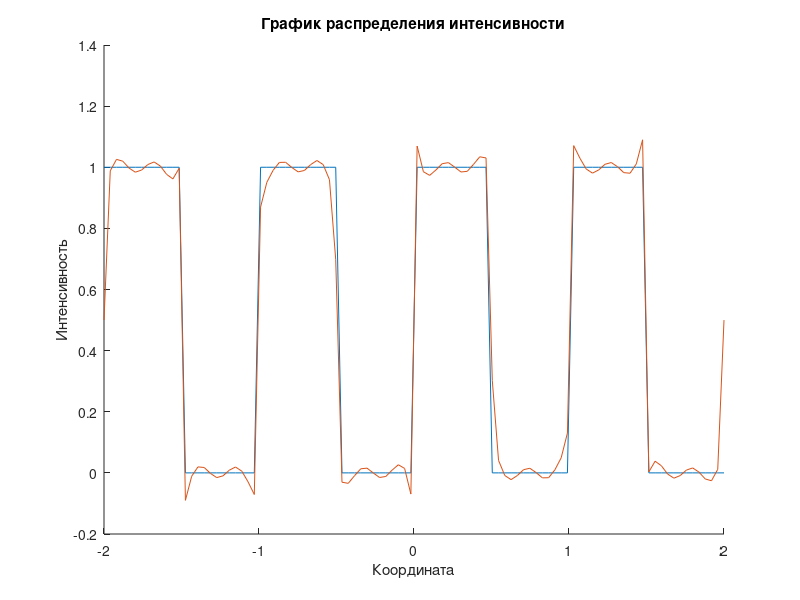
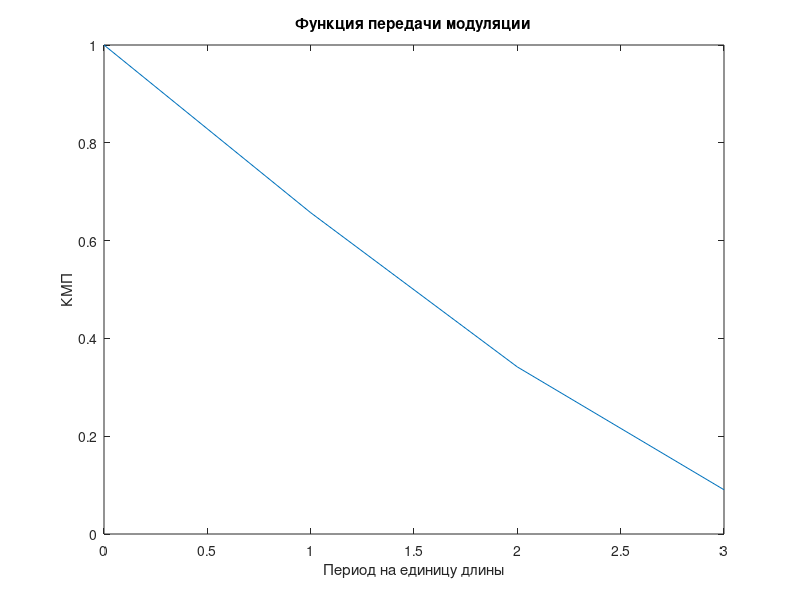

MATLAB code for these plots, in order:
clf;
clc;
clear;
lambda = 0.24;
A = 0.44;
P = 1.0;
W = 0.5;
n = 100;
k = 20;
X = linspace(-2*P,2*P);
a0 = 0.5;
b1 = integral(@(x) 2/P*sin(2*pi*x/P), 0, P/2);
% 
f = cell(k,1);
f{1,1} = @(x) (a0 + b1.*sin(2*pi*x/P));

for i = 2:k
    bi = integral(@(x) 2/P*sin(2*pi*i*x/P), 0, P/2);
    if (bi ~= 0)
      f{i,1} = @(x) (bi*sin(2*pi*i*x/P));
    else
        continue;
    end
    
end
figure(1);
hold on
Y = sin(X*2*pi/P);
Y(find(Y >= 0)) = 1; 
Y(find(Y < 0)) = 0;
fsum = @(x)0;
for i = 1:k
    clf;
    hold on;
    Y = sin(X*2*pi/P);
    Y(find(Y >= 0)) = 1; 
    Y(find(Y < 0)) = 0;
    plot(X,Y);
    fsum = @(x) fsum(x) + f{i}(x);
    plot (X,fsum(X));
    pause(0.5);
end
title('График распределения интенсивности');
xlabel('Координата');
ylabel('Интенсивность');
nlim = floor(2*A/lambda);
counter = 0;
while (counter*lambda / (2 * A) <= 1)
    R = counter*lambda / (2 * A);   
    counter = counter + 1;
end
stepper = 0:(counter - 1);
R = stepper*lambda / (2 * A); 
T = 2 / pi * (acos(R) - R.*sqrt(1-R.^2));
figure(2);
plot(stepper,T);
title('Функция передачи модуляции');
xlabel('Период на единицу длины');
ylabel('КМП');